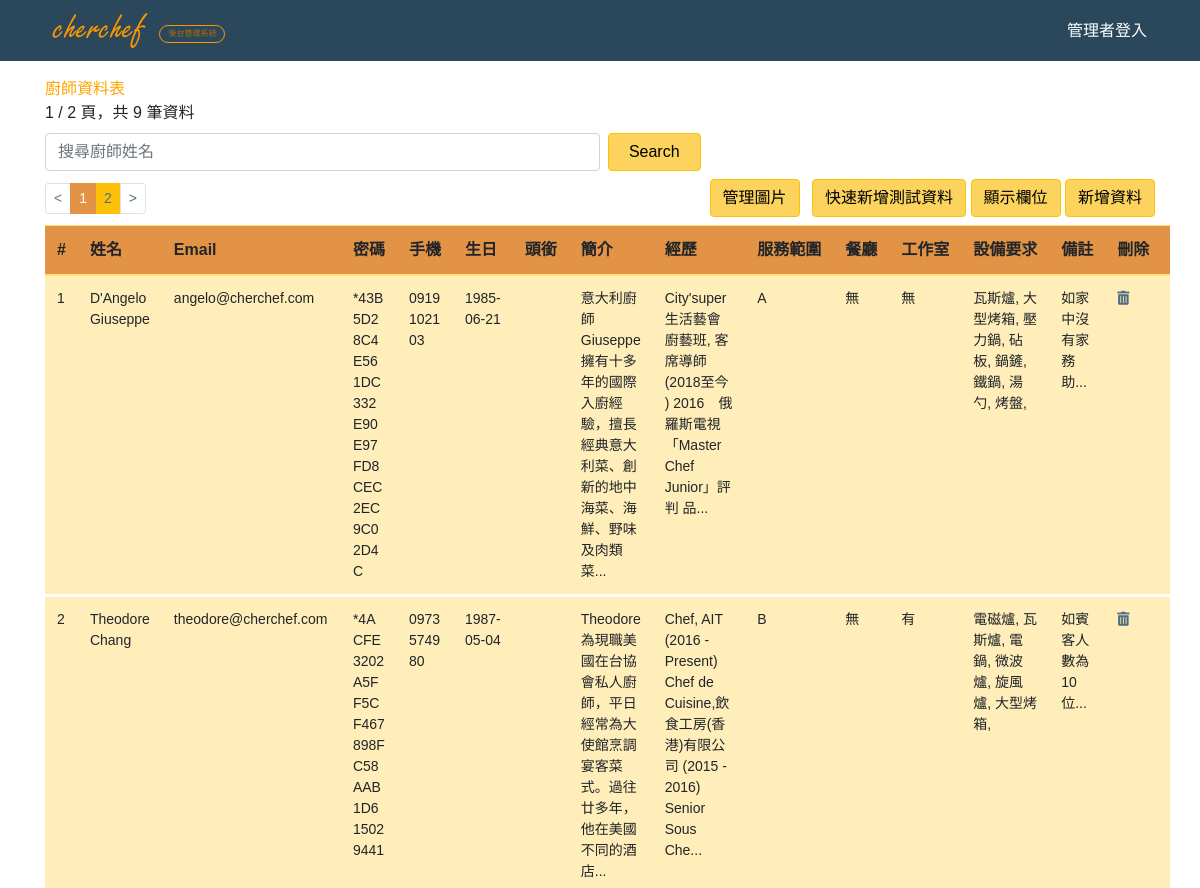
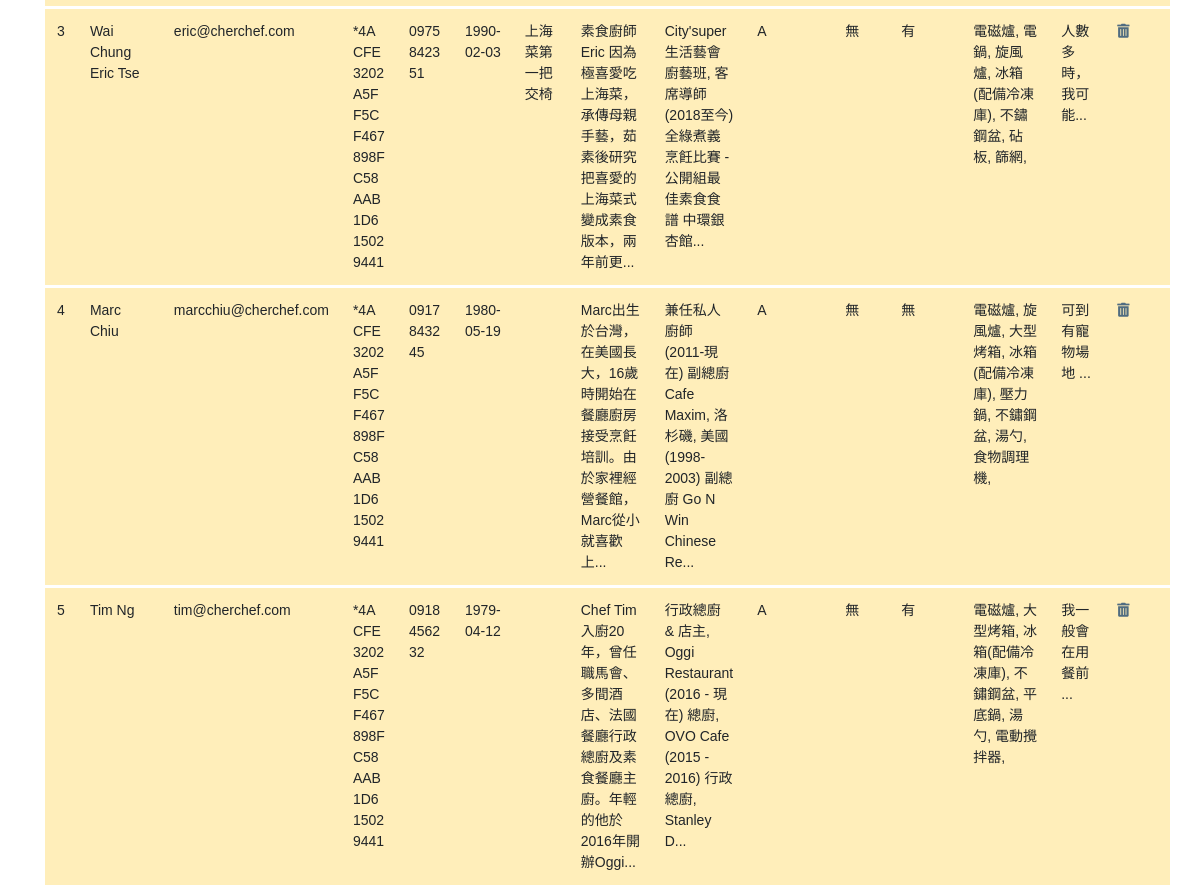
The app's page /Chef/chef_test.php, older data (2 pictures, top to bottom).
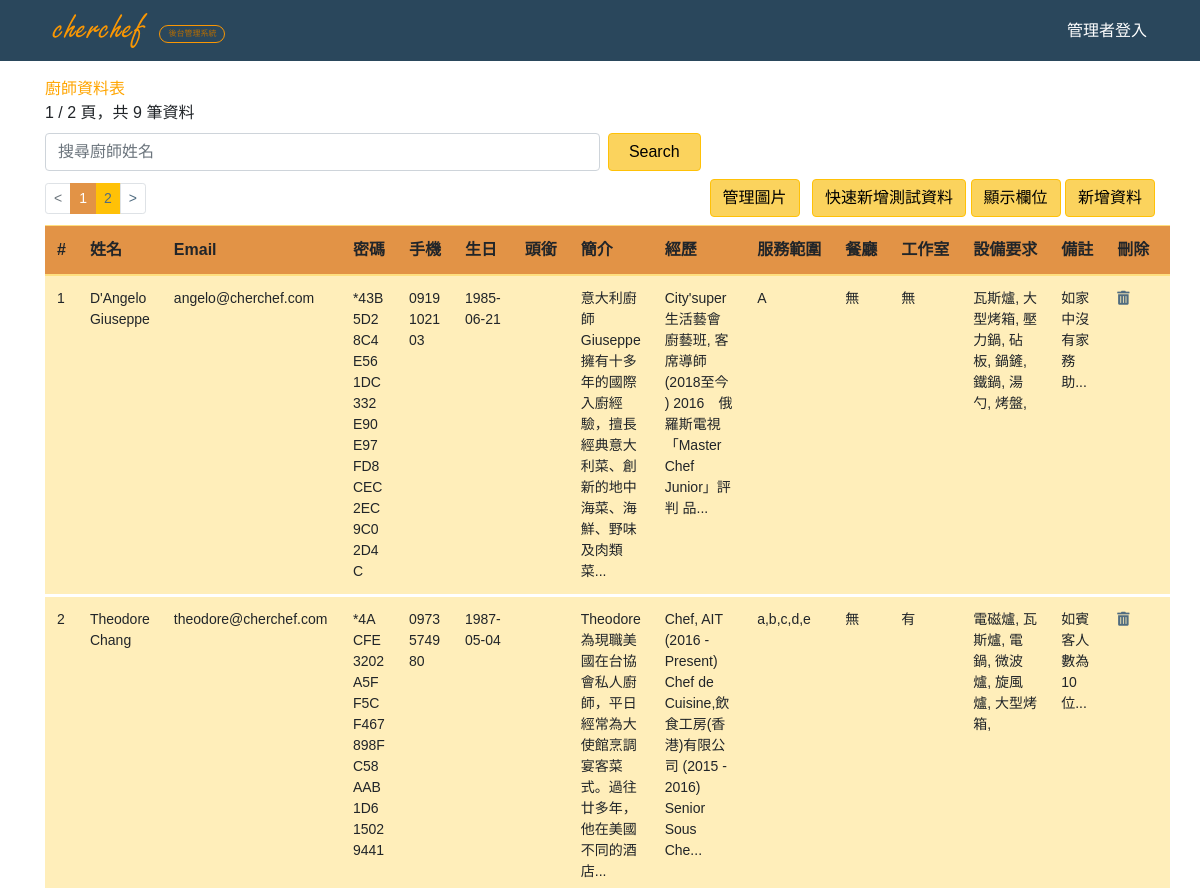
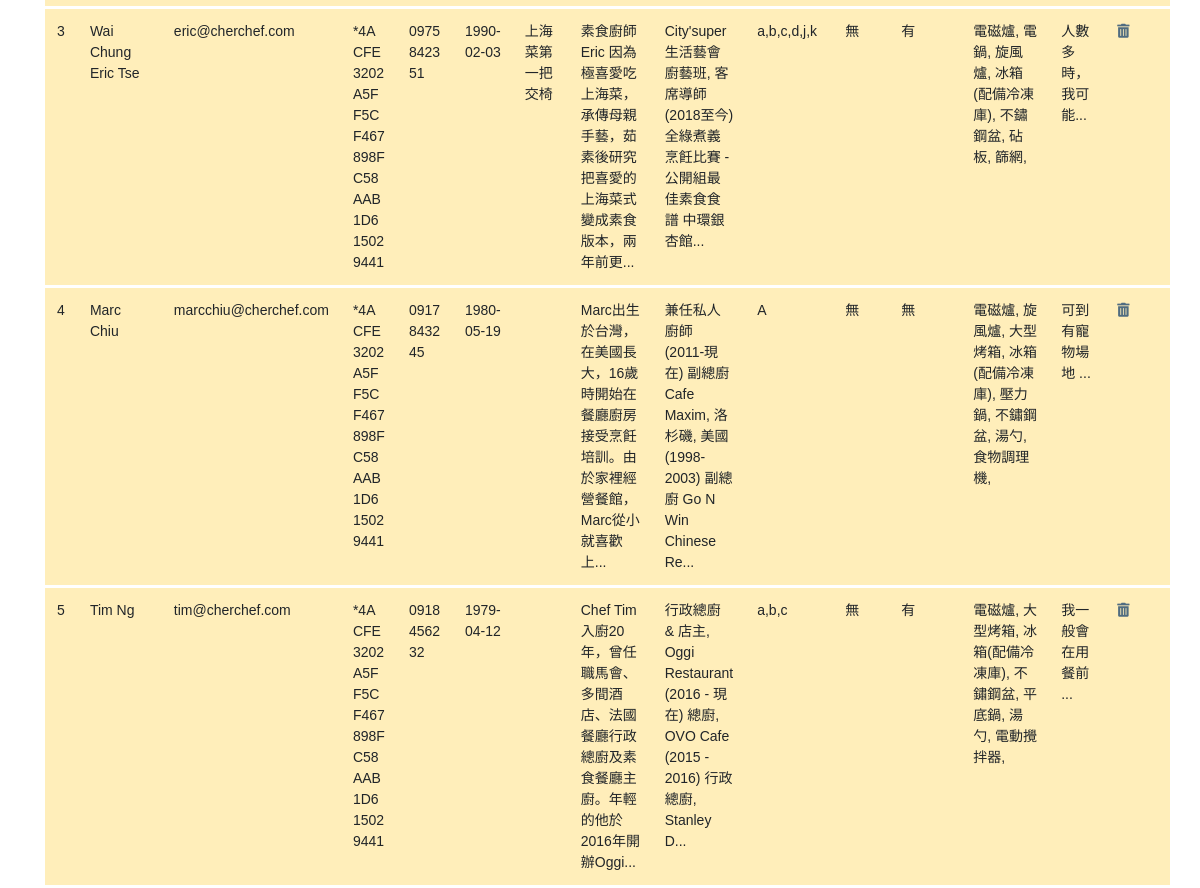
The same page, newer data (2 pictures, top to bottom).
### tables this page shows
CREATE TABLE `chef` (
  `sid` int(11) NOT NULL,
  `name` varchar(255) NOT NULL,
  `email` varchar(255) NOT NULL,
  `password` varchar(255) NOT NULL,
  `mobile` varchar(255) NOT NULL,
  `birthday` date NOT NULL,
  `pic` varchar(255) NOT NULL,
  `title` varchar(255) DEFAULT NULL,
  `info` varchar(255) DEFAULT NULL,
  `experience` varchar(255) NOT NULL,
  `food_set` varchar(255) DEFAULT NULL,
  `area` varchar(255) NOT NULL,
  `restaurant` varchar(255) DEFAULT NULL,
  `own_kitchen` varchar(255) NOT NULL,
  `tool` varchar(255) DEFAULT NULL,
  `note` varchar(255) DEFAULT NULL
);

### Chef/chef_test.php (the view, shortened to what the changed rows need)
<?php
require __DIR__ . '/connect.php';
$per_page = 5;
$page = isset($_GET['page']) ? intval($_GET['page']) : 1;
$t_sql = "SELECT * FROM `tool` ORDER BY `tool`.`sid`";
$t_stmt = $pdo->query($t_sql);
$all_tool = $t_stmt->fetchAll(PDO::FETCH_ASSOC);
$sql = sprintf("SELECT * FROM chef ORDER BY sid LIMIT %s, %s", ($page - 1) * $per_page, $per_page);
$stmt = $pdo->query($sql);
$rows = $stmt->fetchAll(PDO::FETCH_ASSOC);
?>
<?php include __DIR__ . '/_html_header.php' ?>
<div class="container pt-3">
    <div class="row">
        <div class="col-lg-12 table-responsive card-list-table">
            <table class="table table-warning table-hover" data-locale="zh-TW" data-toggle="table"
                data-pagination="true" data-page-list="[10, 25, 50, 100, 200, All]" data-sort-order="desc"
                data-search="true" data-search-align="left" data-pagination-pre-text="上一頁"
                data-pagination-next-text="下一頁" data-buttons-class="warning" data-buttons-toolbar=".buttons-toolbar">
                <thead class="bg-warning text-nowrap">
                    <tr>
                        <th scope="col" data-sortable="true" data-field="sid">#</th>
                        <th scope="col" data-sortable="true" data-field="name">姓名</th>
                        <th scope="col" data-field="email">Email</th>
                        <th scope="col" data-field="password">密碼</th>
                        <th scope="col" data-field="mobile">手機</th>
                        <th scope="col" data-sortable="true" data-field="birthday">生日</th>
                        <th scope="col" data-field="title">頭銜</th>
                        <th scope="col" data-field="info">簡介</th>
                        <th scope="col" data-field="experience">經歷</th>
                        <th scope="col" data-field="area">服務範圍</th>
                        <th scope="col" data-field="restaurant">餐廳</th>
                        <th scope="col" data-field="own_kitchen">工作室</th>
                        <th scope="col" data-field="tool">設備要求</th>
                        <th scope="col" data-field="note">備註</th>
                        <div col-md-6>
                            <th scope="col">刪除</th>
                            <th scope="col">編輯</th>
                        </div>
                    </tr>
                </thead>
                <tbody id="myTable">
                    <?php foreach ($rows as $row) : ?>
                    <tr class="form_data_font_style">
                        <td data-title="#" ><?= $row['sid'] ?></td>
                        <td data-title="姓名"><?= $row['name'] ?></td>
                        <td data-title="Email" data-fieldName="email"><?= $row['email'] ?></td>
                        <td data-title="密碼" class="text-break" data-fieldName="password"><?= $row['password'] ?></td>
                        <td data-title="手機" class="text-break" data-fieldName="mobile"><?= $row['mobile'] ?></td>
                        <td data-title="生日" data-fieldName="birthday"><?= $row['birthday'] ?></td>
                        <td data-title="頭銜"  data-fieldName="title"><?= $row['title'] ?></td>
                        <td data-title="簡介"  data-fieldName="info"><?= mb_strimwidth($row['info'], 0, 100, "...", "UTF-8"); ?></td>
                        <td data-title="經歷"  data-fieldName="experience"><?= mb_strimwidth($row['experience'], 0, 100, "...", "UTF-8");  ?>
                        </td>
                        <td data-title="服務範圍"  data-fieldName="area"><?= $row['area'] ?></td>
                        <td data-title="餐廳"  data-fieldName="restaurant"><?= $row['restaurant'] == 1 ? "有" : "無" ?></td>
                        <td data-title="工作室"  data-fieldName="own_kitchen"><?= $row['own_kitchen'] == 1 ? "無" : "有" ?></td>
                        <td data-title="設備要求"  data-fieldName="tool">
                            <?php $require_tools = explode(",", $row['tool']);
                            foreach ($require_tools as $require_tool) :
                                foreach ($all_tool as $tool) :
                                    if ($require_tool == $tool['sid']) :
                                        echo $tool['tool_name'] . "," ?>
                            <?php endif;endforeach;endforeach; ?></td>
                        <td data-title="備註" data-fieldName="note"><?= mb_strimwidth($row['note'], 0, 20, "...", "UTF-8");  ?></td>
                        <td data-title="刪除"><a href="javascript: delete_it(<?= $row['sid'] ?>)"><i
                                    class="fas fa-trash-alt"></i></a></td>
                        <td data-title="編輯"></td>
                    </tr>
                    <?php endforeach; ?>
                </tbody>
            </table>
        </div>
    </div>
</div>
<?php include __DIR__ . '/_html_footer.php';  ?>

Row changes from the older to the newer data that the page shows:
changed chef "Theodore Chang": area "B" → "a,b,c,d,e"
changed chef "Wai Chung Eric Tse": area "A" → "a,b,c,d,j,k"
changed chef "Tim Ng": area "A" → "a,b,c"
